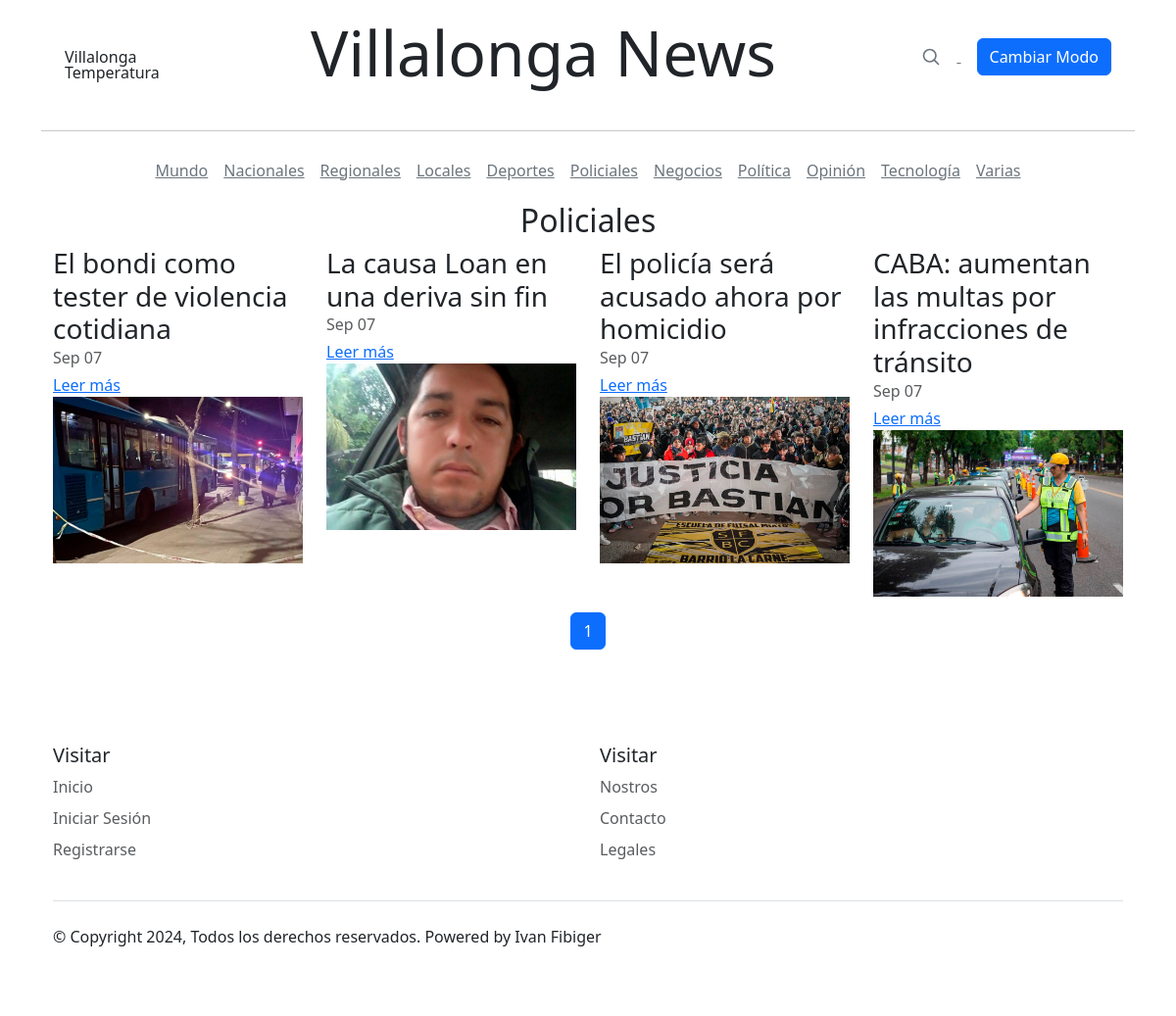
The app's page /categoria/Policiales/ with its own data.
### core/models.py (models this page shows, shortened)
class Category(models.Model):
    name = models.CharField(max_length=60, unique=True)

class Article(models.Model):
    title = models.CharField(max_length=250)
    lead = models.TextField(null=True)
    body = models.TextField()
    media = models.FileField(upload_to='media/', null=True, blank=True)
    media_footer = models.CharField(max_length=250, blank=True)
    author = models.ForeignKey(User, on_delete=models.CASCADE, related_name='articles')
    category = models.ForeignKey(Category, on_delete=models.CASCADE)
    published_date = models.DateTimeField(auto_now_add=True)
    updated_date = models.DateTimeField(auto_now=True)
    is_featured = models.BooleanField(default=False)
    is_important = models.BooleanField(default=False)
    class Meta:
        ordering = ['-published_date']

### core/views.py (the view)
# urls.py: path('categoria/<str:category_name>/', views.category_detail, name='category_detail'),
def category_detail(request, category_name):
    category = get_object_or_404(Category, name=category_name)
    articles = Article.objects.filter(category=category).order_by('-published_date')
    paginator = Paginator(articles, 4)
    page_number = request.GET.get('page', 1)
    try:
        page = paginator.get_page(page_number)
    except PageNotAnInteger:
        page = paginator.page(1)
    except EmptyPage:
        page = paginator.page(paginator.num_pages)
    return render(request, 'secciones.html', {
        'category': category,
        'page': page,
    })

### core/templates/secciones.html (shortened to what this page needs)
{% load static %}
<!DOCTYPE html>
<html lang="es">
<head>
  <link href="https://cdn.jsdelivr.net/npm/bootstrap@5.3.2/dist/css/bootstrap.min.css" rel="stylesheet"
>
  <link rel="stylesheet" type="text/css"
    href="https://cdnjs.cloudflare.com/ajax/libs/slick-carousel/1.8.1/slick.min.css" />
  <link rel="stylesheet" type="text/css"
    href="https://cdnjs.cloudflare.com/ajax/libs/slick-carousel/1.8.1/slick-theme.min.css" />
    <link rel="stylesheet" href="{% static 'css/blog.css' %}">
</head>
<body>
  <div class="container">
    <div class="container">
      <header class="blog-header lh-1 py-3">
        <div class="container">
          <div class="row flex-nowrap justify-content-between align-items-center">
            <div class="col-4 col-sm-2">
              <div id="weatherWidget" class="tie-weather-widget is-animated d-none d-sm-block" title="Weather">
                <div class="weather-wrap">
                  <div class="weather-forecast-day small-weather-icons">
                    <div class="weather-icon">
                    </div>
                  </div>
                  <div class="city-data">
                    <span id="cityName">Villalonga</span>
                    <span id="weatherTemp" class="weather-current-temp">Temperatura</span>
                  </div>
                </div>
              </div>
            </div>
            <div class="col-4 col-sm-6 text-center">
              <h1 class="display-3 text-center"><a class="blog-header-logo text-dark" href="{% url 'index' %}"
                  id="titulo-principal">Villalonga News</a></h1>
            </div>
            <div class="col-4 col-sm-3 text-end">
              <div id="collapseButtons" class="collapse d-sm-block">
                <a class="link-secondary me-3 d-none d-sm-inline" href="#" aria-label="Search">
                  <svg xmlns="http://www.w3.org/2000/svg" width="20" height="20" fill="none" stroke="currentColor"
                    stroke-linecap="round" stroke-linejoin="round" stroke-width="2" class="mx-3" role="img"
                    viewBox="0 0 24 24">
                    <title>Search</title>
                    <circle cx="10.5" cy="10.5" r="7.5"></circle>
                    <path d="M21 21l-5.2-5.2"></path>
                  </svg>
                </a>
                <button id="modoBtn" class="btn btn-primary">Cambiar Modo</button>
              </div>
            </div>
          </div>
        </div>
      </header>
    </div>
    <hr>
    <div class="nav-scroller py-1 mb-2">
      <nav class="nav d-flex justify-content-center">
        <a class="p-2 link-secondary" href="{% url 'category_detail' 'Mundo' %}">Mundo</a>
        <a class="p-2 link-secondary" href="{% url 'category_detail' 'Nacionales' %}">Nacionales</a>
        <a class="p-2 link-secondary" href="{% url 'category_detail' 'Regionales' %}">Regionales</a>
        <a class="p-2 link-secondary" href="{% url 'category_detail' 'Locales' %}">Locales</a>
        <a class="p-2 link-secondary" href="{% url 'category_detail' 'Deportes' %}">Deportes</a>
        <a class="p-2 link-secondary" href="{% url 'category_detail' 'Policiales' %}">Policiales</a>
        <a class="p-2 link-secondary" href="{% url 'category_detail' 'Negocios' %}">Negocios</a>
        <a class="p-2 link-secondary" href="{% url 'category_detail' 'Politica' %}">Política</a>
        <a class="p-2 link-secondary" href="{% url 'category_detail' 'Opinión' %}">Opinión</a>
        <a class="p-2 link-secondary" href="{% url 'category_detail' 'Tecnologia' %}">Tecnología</a>
        <a class="p-2 link-secondary" href="{% url 'category_detail' 'Varias' %}">Varias</a>
      </nav>
    </div>
  <div class="container">
    <main class="mb-5">
      <h2 class="text-center">{{ category.name }}</h2>
      <div class="row">
        {% for article in page %}
          <div class="col-md-3 mb-3">
            <h3 class="mb-0">{{ article.title }}</h3>
            <div class="mb-1 text-muted">{{ article.published_date|date:"M d" }}</div>
            <a href="{% url 'article_detail' article.id %}" class="stretched-link">Leer más</a>
            {% if article.media %}
                    <img src="{{ article.media.url }}" alt="Thumbnail" class="img-fluid" id="img-destacadas">
                    {% endif %}
          </div>
        {% empty %}
          <p>No hay artículos disponibles en esta categoría.</p>
        {% endfor %}
      </div>
      <nav aria-label="Page navigation">
        <ul class="pagination justify-content-center">
          {% for num in page.paginator.page_range %}
            <li class="page-item {% if page.number == num %}active{% endif %}">
              <a class="page-link" href="?page={{ num }}">{{ num }}</a>
            </li>
          {% endfor %}
        </ul>
      </nav>
    </main>
  </div>
  <div class="container">
    <footer class="py-5">
      <div class="row">
        <div class="col-6 col-md-6 mb-2">
          <h5>Visitar</h5>
          <ul class="nav flex-column">
            <li class="nav-item mb-2"><a href="{% url 'index' %}" class="nav-link p-0 text-body-secondary">Inicio</a></li>
            <li class="nav-item mb-2"><a href="#" class="nav-link p-0 text-body-secondary">Iniciar Sesión</a></li>
            <li class="nav-item mb-2"><a href="#" class="nav-link p-0 text-body-secondary">Registrarse</a></li>
          </ul>
        </div>
        <div class="col-6 col-md-6 mb-2">
          <h5>Visitar</h5>
          <ul class="nav flex-column">
            <li class="nav-item mb-2"><a href="#" class="nav-link p-0 text-body-secondary">Nostros</a></li>
            <li class="nav-item mb-2"><a href="#" class="nav-link p-0 text-body-secondary">Contacto</a></li>
            <li class="nav-item mb-2"><a href="#" class="nav-link p-0 text-body-secondary">Legales</a></li>
          </ul>
        </div>
      </div>
      <div class="d-flex flex-column flex-sm-row justify-content-between py-4 my-4 border-top">
        <p>© Copyright 2024, Todos los derechos reservados. Powered by Ivan Fibiger</p>
        <ul class="list-unstyled d-flex">
          <li class="ms-3"><a class="link-body-emphasis" href="#"><svg class="bi" width="24" height="24">
                <use xlink:href="#twitter"></use>
              </svg></a></li>
          <li class="ms-3"><a class="link-body-emphasis" href="#"><svg class="bi" width="24" height="24">
                <use xlink:href="#instagram"></use>
              </svg></a></li>
          <li class="ms-3"><a class="link-body-emphasis" href="#"><svg class="bi" width="24" height="24">
                <use xlink:href="#facebook"></use>
              </svg></a></li>
        </ul>
      </div>
    </footer>
  </div>
</body>
</html>

### static/css/blog.css (style rules this page uses)
.container { position: relative; }
#titulo-principal { text-decoration: none; }

### records on screen
Category: name "Policiales"
Article: title "El bondi como tester de violencia cotidiana", published_date "Sep 07", media (picture)
Article: title "La causa Loan en una deriva sin fin", published_date "Sep 07", media (picture)
Article: title "El policía será acusado ahora por homicidio", published_date "Sep 07", media (picture)
Article: title "CABA: aumentan las multas por infracciones de tránsito", published_date "Sep 07", media (picture)

### other values on screen
{{ num }} "1"
